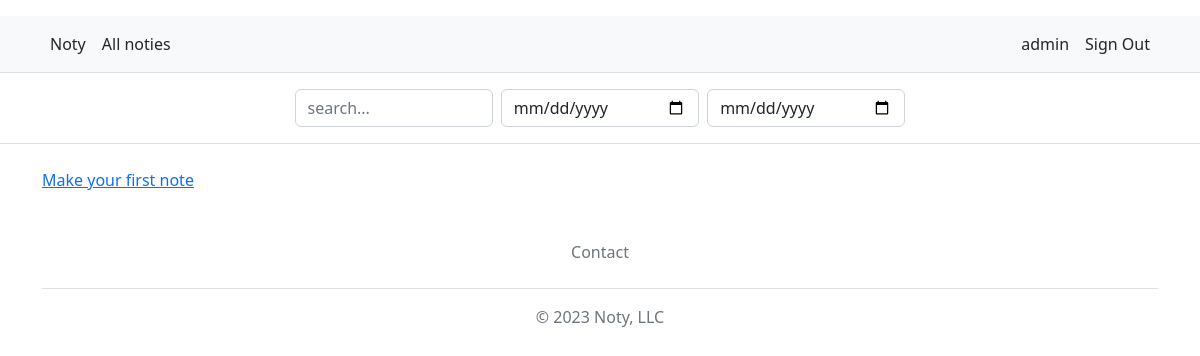
The app's page /mynotes/ (signed in), older data.
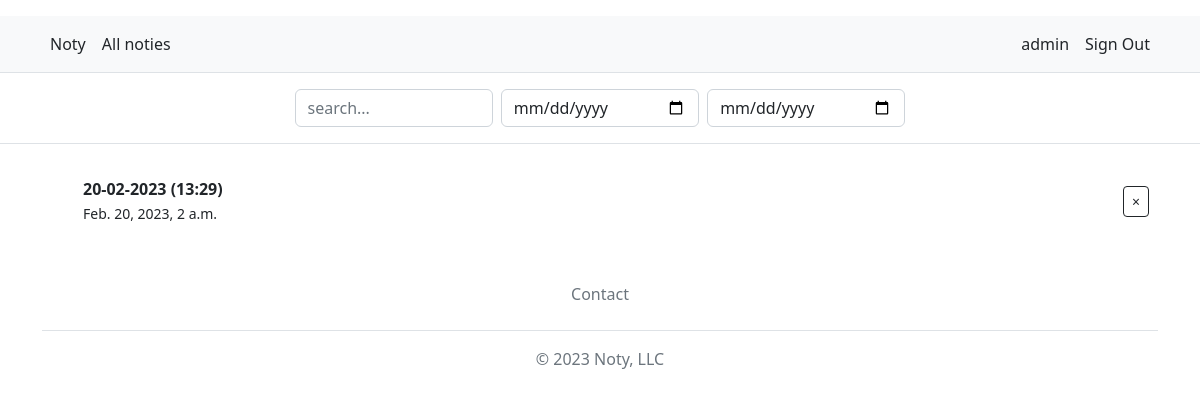
The same page, newer data.
### notes/models.py (models this page shows, shortened)
class Note(models.Model):
    title = models.CharField(
        max_length=255,
        blank=True,
        null=True,
        default='title',
        help_text='Note title',
        verbose_name='Note title'
    )
    text = models.TextField(
        blank=True,
        null=True,
        help_text='Note text',
        verbose_name='Note text'
    )
    created = models.DateTimeField(
        auto_now_add=True,
        help_text='Note created',
        verbose_name='Note created'
    )
    author = models.ForeignKey(
        User,
        default=1,
        on_delete=models.CASCADE,
        help_text='Note author',
        verbose_name='Note author'
    )

### notes/views.py (the view)
# urls.py: re_path(r'^mynotes/$', views.mynotes, name='mynotes'),
@login_required(login_url='/accounts/login/')
def mynotes(request):
    note_list = Note.objects.filter(author=request.user).order_by('-created')
    data = {
        'note_list': note_list
    }
    return render(request, 'usernotes.html', context=data)

### notes/templates/usernotes.html
{% extends 'base.html' %}
{% block content %}
    {% if note_list %}
        <ul>
            {% for note in  note_list %}
                <li class="notecard rounded-3">
                        <a href="{% url 'note-detail' note.pk %}" class="dropdown-item rounded-3 d-flex justify-content-between">
                            <div class="align-self-center p-2 ">
                                <strong class="notetitle d-block">{{ note.title }}</strong>
                                <small>{{ note.created }}</small>
                            </div>
                            <div class="align-self-center p-2">
                                <button type="button" class="delete btn btn-outline-dark btn-sm" note_id="{{ note.id }}">&times;</button>
                            </div>
                        </a>
                </li>
          {% endfor %}
        </ul>
    {% else %}
        <p><a href="{% url 'index' %}">Make your first note</a></p>
    {% endif %}
{% endblock %}

Row changes from the older to the newer data that the page shows:
added Note: title "20-02-2023 (13:29)", created "Feb. 20, 2023, 2 a.m."
Text that changed along with them:
text no longer shown: "Make your first note"
